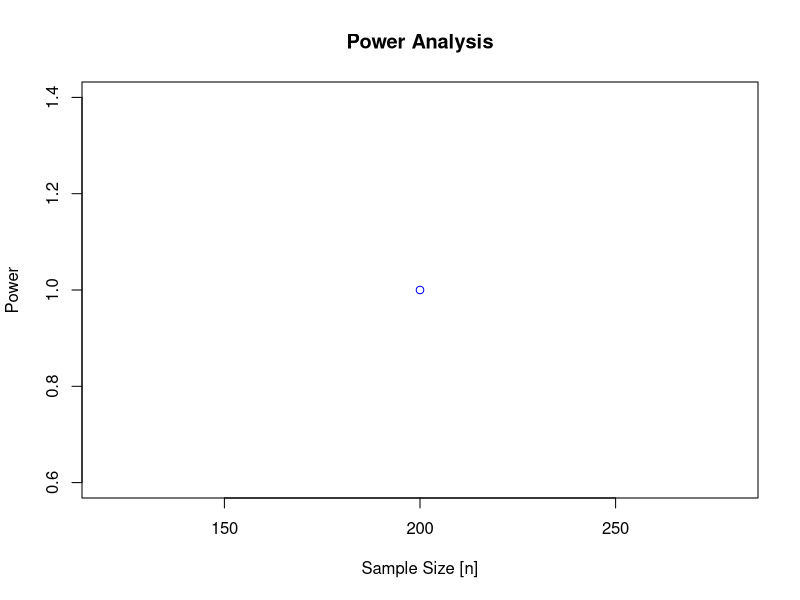
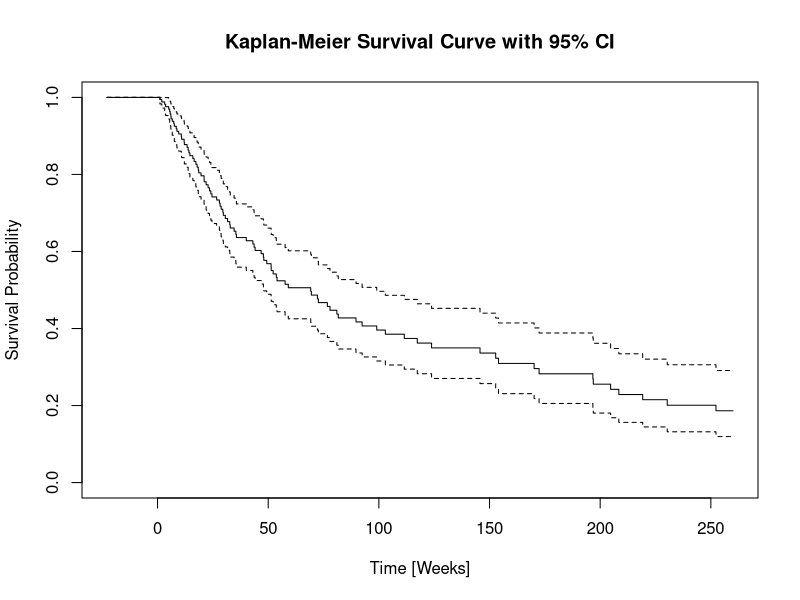
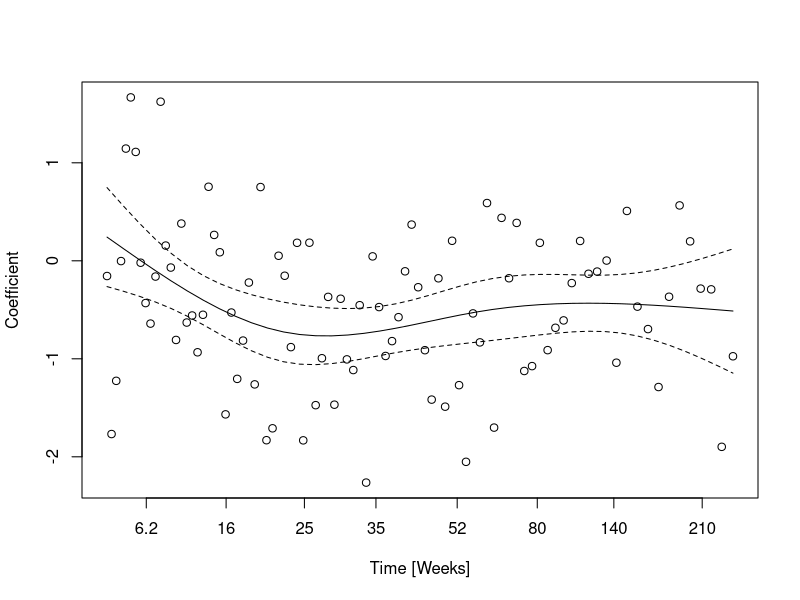
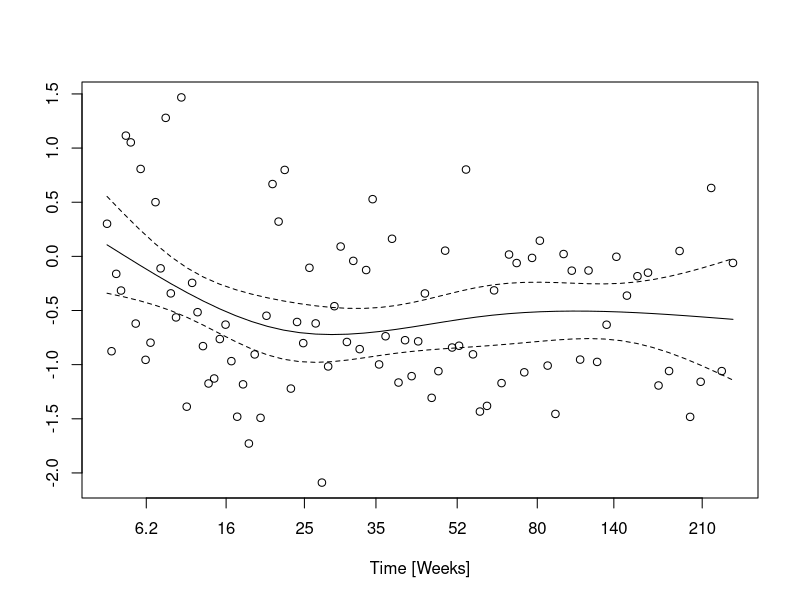
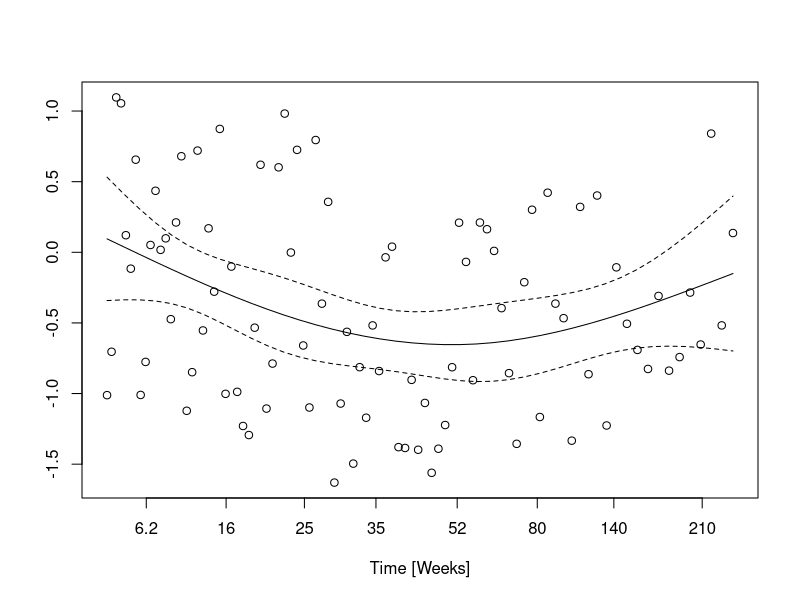
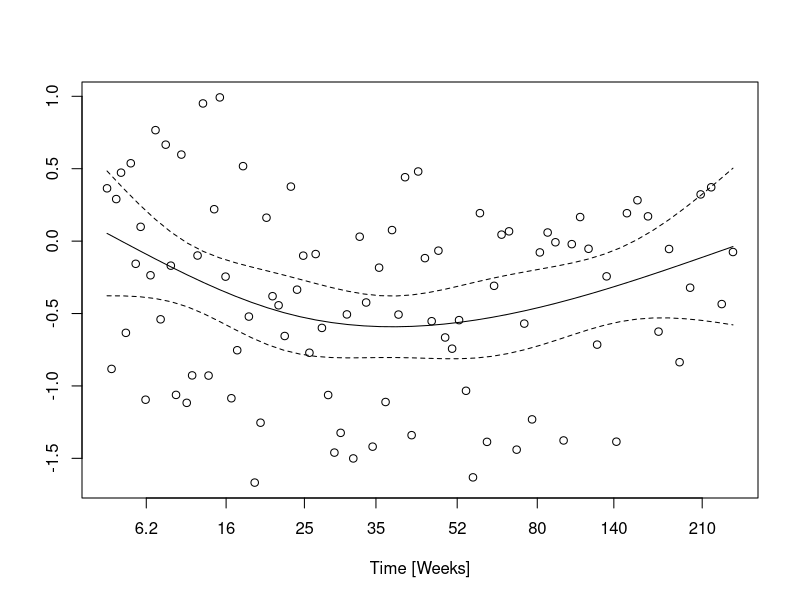
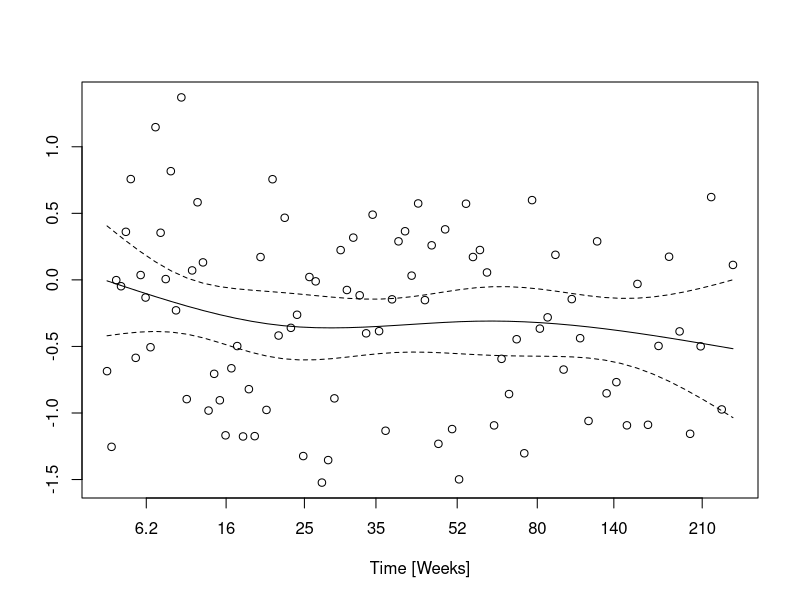
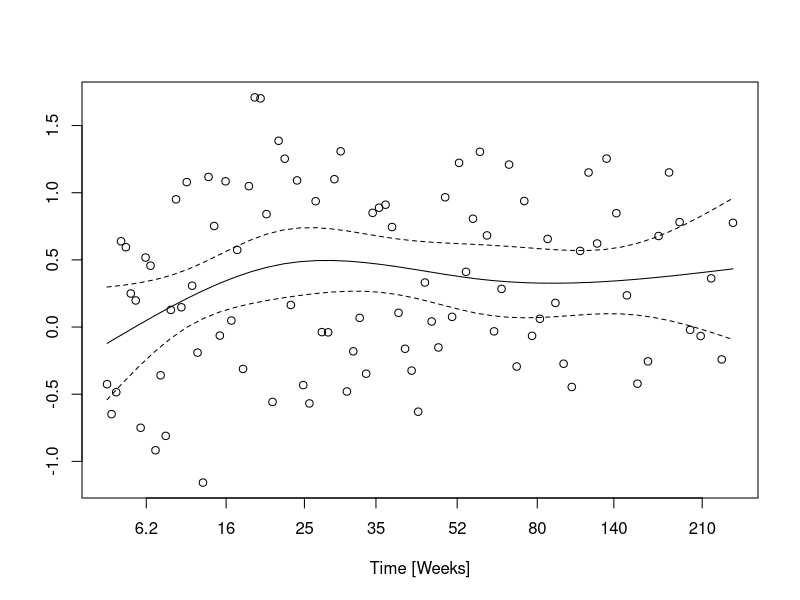

R code for these plots, in order:
## ---- chunk 1
knitr::opts_chunk$set(echo = TRUE)
## ---- chunk 2
library(survival)
library(dplyr)
## ---- chunk 3
set.seed(1310)

#Monte Carlo Modeling to Determine n AND generation of simulated results

#study size
n <- c(200)
pow<-numeric(length(n))

#number of iterations for simulation
iter<-1
results<-numeric(iter)

#loop through the n's
for (j in 1:length(n)){
  nval<- n[j]
  #start the counter
  success<-0
  #loop through the iterations for each n
  for (i in 1:iter){
  #assign explanatory variables
  m1<- sample(0:5, nval, replace = TRUE)
  m2 <- sample(0:5, nval, replace = TRUE)
  m3 <- sample(0:5, nval, replace = TRUE)
  m4 <- sample(0:5, nval, replace = TRUE)
  m5 <- sample(0:5, nval, replace = TRUE)
  m6 <- sample(0:5, nval, replace = TRUE)
  m7 <- sample(0:5, nval, replace = TRUE)
  m8 <- sample(0:5, nval, replace = TRUE)
  #spaceholds for other variables
  Time<-integer(nval)
  Hazard_Ratio<-integer(nval)
  Outcome<-integer(nval)
  
#compile it in a data frame
data <- data.frame(m1, m2, m3, m4, m5, m6, m7, m8)

#baseline hazard rate selected to achieve realistic ~30% NSLC survival at 5 years = 260 weeks
baseline_hazard <- 0.2

#function to predict survival time ~ hazard rate, with some noise
generate_surv_time <- function(hazard_ratio) {
  -log(1 - runif(1)) / (baseline_hazard * hazard_ratio) + rnorm(1,0,10)
}

#generate outcomes. N.B.: for simplicity of calculations and assuming good study retention, we assume no loss to follow-up
B_s<-log(0.75)
B_m<-log(1.25)
for (i in 1:nval) {
  Hazard_Ratio[i] <- exp(1.1*B_s * data$m1[i] + 1.5*B_s * data$m2[i] + B_s * data$m3[i] + .95*B_s* data$m4[i] + .9*B_s * data$m5[i] + B_m * data$m6[i] + 0.9*B_m * data$m7[i] + 1.4*B_m * data$m8[i])
  
  Time[i] <- generate_surv_time(Hazard_Ratio[i])
  
  #reassign Time[i] = 260 and Outcome[i] = 0 if Time[i] >= 260, right censoring
  if (Time[i] >= 260) {
    Time[i] <- 260
    Outcome[i] <- 0
  } else {
    Outcome[i] <- ifelse(runif(1) < 1 - exp(-baseline_hazard * Hazard_Ratio[i] * Time[i]), 1, 0)
  }
}

data <- cbind(data, Time, Outcome)
  
  #fit Cox PH model to mock data
  cox_model <- coxph(Surv(Time, Outcome) ~ m1 + m2 + m3 + m4 + m5 + m6 + m7 + m8, data = data)
  
  #apply LRT to mock data
  anova1<-anova(cox_model,coxph(Surv(Time, Outcome) ~ m2 + m3 + m4 + m5 + m6 + m7 + m8, data = data))
  anova2<-anova(cox_model,coxph(Surv(Time, Outcome) ~ m1 + m3 + m4 + m5 + m6 + m7 + m8, data = data))
  anova3<-anova(cox_model, coxph(Surv(Time, Outcome) ~ m1 + m2 + m4 + m5 + m6 + m7 + m8, data = data))
  anova4<-anova(cox_model, coxph(Surv(Time, Outcome) ~ m1 + m2 + m3 + m5 + m6 + m7 + m8, data = data))
  anova5<-anova(cox_model,coxph(Surv(Time, Outcome) ~ m1 + m2 + m3 + m4 + m6 + m7 + m8, data = data))
  anova6<-anova(cox_model, coxph(Surv(Time, Outcome) ~ m1 + m2 + m3 + m4 + m5 + m7 + m8, data = data))
  anova7<-anova(cox_model,coxph(Surv(Time, Outcome) ~ m1 + m2 + m3 + m4 + m5 + m6 + m8, data = data))
  anova8<-anova(cox_model,coxph(Surv(Time, Outcome) ~ m1 + m2 + m3 + m4 + m5 + m6 + m7, data = data))

  #condition for success
  if((anova1$`Pr(>|Chi|)`[2]<0.05/8) && (anova2$`Pr(>|Chi|)`[2]<0.05/8) && (anova3$`Pr(>|Chi|)`[2]<0.05/8) && (anova4$`Pr(>|Chi|)`[2]<0.05/8) && (anova5$`Pr(>|Chi|)`[2]<0.05/8) && (anova6$`Pr(>|Chi|)`[2]<0.05/8) && (anova7$`Pr(>|Chi|)`[2]<0.05/8)  && (anova8$`Pr(>|Chi|)`[2]<0.05/8)){
    success<-success+1
  }else {
    success<-success
  }
  }
  
  #print power for each n
  pow[j]<-success/iter
  cat("Sample size =", nval,": Power = ", success/iter, "\n")
}
## ---- chunk 4
#plot power analysis results
plot(n,pow,"b", col = "blue",main = "Power Analysis", xlab = "Sample Size [n]", ylab = "Power")
## ---- chunk 5
#plot the Kaplan-Meier survival curve
survival_data <- Surv(time = data$Time, event = data$Outcome)

km_fit <- survfit(survival_data ~ 1)

plot(km_fit, xlab = "Time [Weeks]",ylab = "Survival Probability",main = "Kaplan-Meier Survival Curve with 95% CI")

#plot the Schoenfeld Residuals
temp <- cox.zph(cox_model)
schoenfeld<-plot(temp, xlab = "Time [Weeks]", ylab = "Coefficient")
schoenfeld

#test correlation with time using built-in function
test.ph <- cox.zph(cox_model)
test.ph

#review results of the cox model, reference ANOVA values in environment for significance
summary(cox_model)
